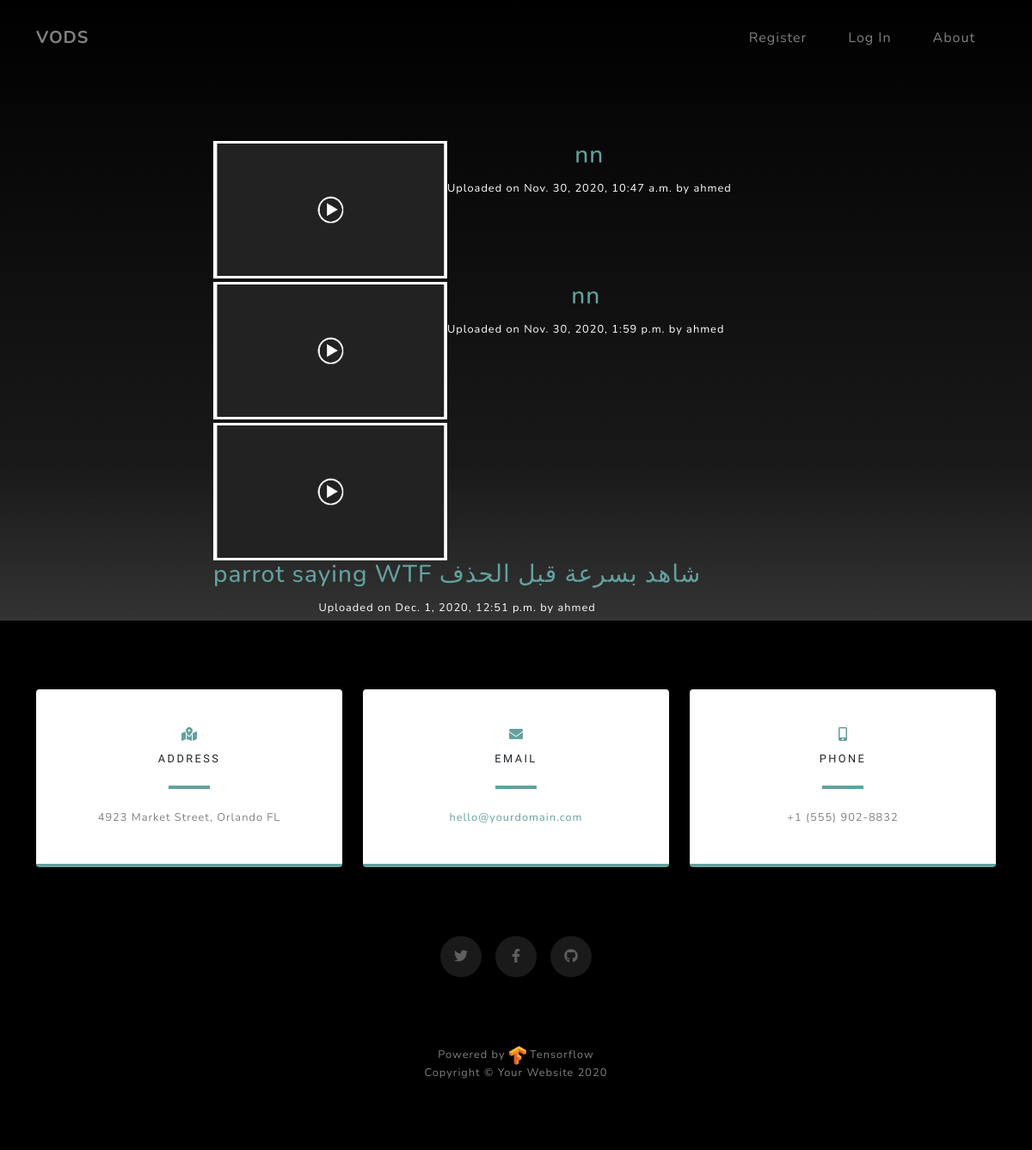
The app's page /video/, older data.
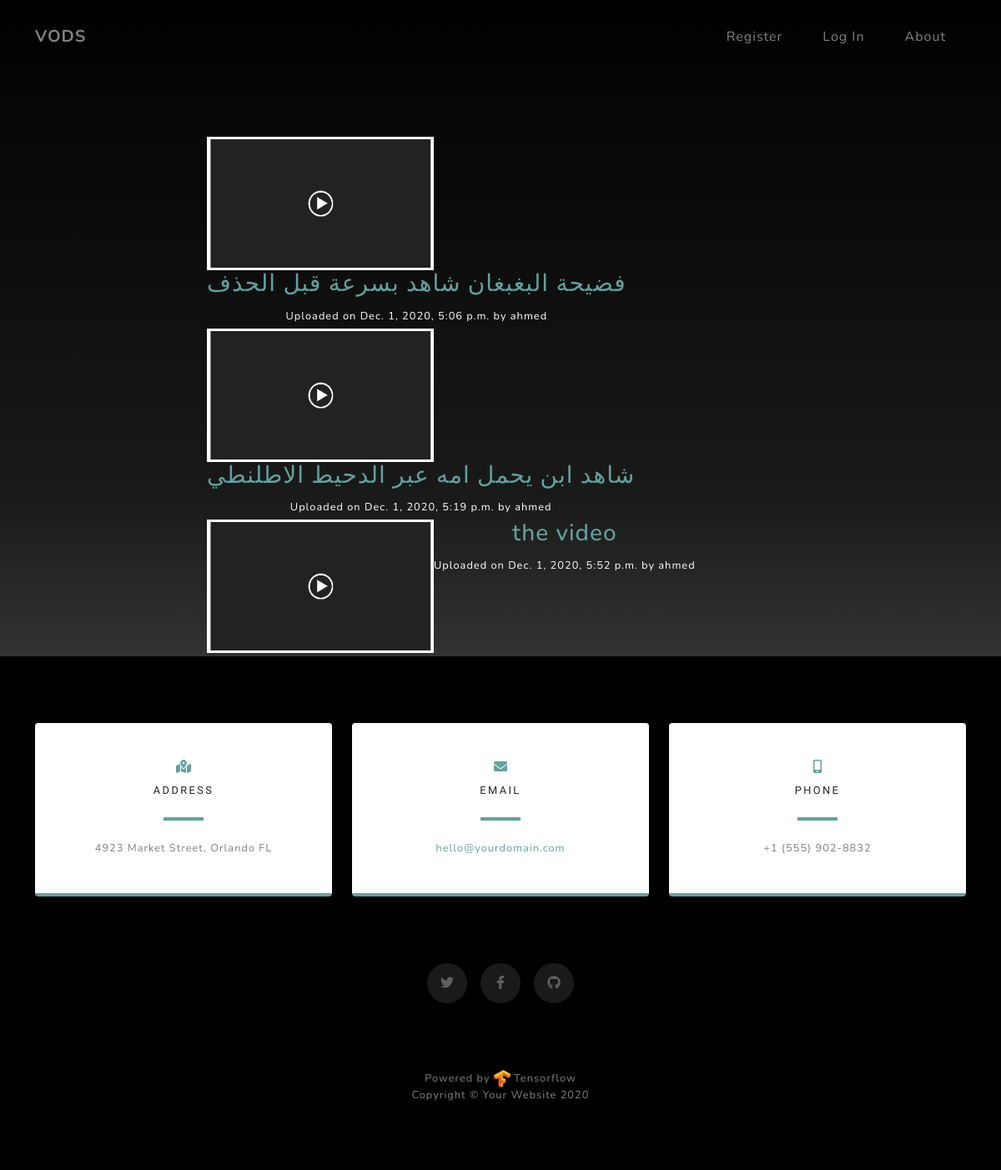
The same page, newer data.
### Videoapp/models.py (models this page shows, shortened)
class Video(models.Model):
    user = models.ForeignKey(User, on_delete = models.CASCADE)
    video = models.FileField(upload_to='Videos')
    name = models.TextField(max_length=150)
    description = models.TextField(max_length=1000)
    uploaded_at = models.DateTimeField(auto_now=True, null=True)

### Videoapp/views.py (the view)
# urls.py: path('',views.index, name= "index"),
def index(request):
    videos = Video.objects.all()
    return render(request,'Videoapp/index.html',{'videos':videos})

### Videoapp/templates/Videoapp/index.html
{% extends 'Homeapp/base.html' %}
{% load static %}
{% block content %}
<section class="about-section text-center" id="about">
    <div class="container">
        <div class="row">
            <div class="col-lg-8 mx-auto">
                <div class="container text-white">
                        {% for video in videos %}
                            <div class="row ml-1 my-1">
                                <div class="content">
                                    <a href=""><img style="width:17em; height:10em" src="{% static 'Homeapp/img/placeholder.png' %}"></a>
                                </div>
                                <div class="flex-top">
                                    <h3 ><a class=" " href="{% url 'show' video.id %}">{{video.name}}</a></h3>
                                    <small>Uploaded on {{video.uploaded_at}} by {{video.user.username}}</small>
                                </div>
                            </div>
                        {% endfor %}
                </div>
            </div>
        </div>
    </div>
</section>
{% endblock content %}

### Homeapp/templates/Homeapp/base.html (shortened to what this page needs)
{% load static %}
<!DOCTYPE html>
<html lang="en">
    <head>
        <link rel="stylesheet" href="{% static 'Homeapp/bootstrap.css' %}">
    </head>
    <body id="page-top">
        <nav class="navbar navbar-expand-lg navbar-light fixed-top" id="mainNav">
            <div class="container">
                <a class="navbar-brand js-scroll-trigger" href="{% url 'home'%}">VODS</a>
                <div class="collapse navbar-collapse" id="navbarResponsive">
                    <ul class="navbar-nav ml-auto">
                        {% if user.is_authenticated %}
                            {% if user.is_staff %}
                            <li class="nav-item"><a class="nav-link js-scroll-trigger" href="/admin">Admin</a></li>
                            {% endif %}
                        <li class="nav-item"><a class="nav-link js-scroll-trigger" href="{% url 'dashboard'  %}">{{user.username}}</a></li>
                        <li class="nav-item"><a class="nav-link js-scroll-trigger" href="{% url 'logout'  %}">Log out</a></li>
                        <li class="nav-item"><a class="nav-link js-scroll-trigger" href="{% url 'upload'  %}">Upload</a></li>
                        {% else %}
                        <li class="nav-item"><a class="nav-link js-scroll-trigger" href="{% url 'register'  %}">Register</a></li>
                        <li class="nav-item"><a class="nav-link js-scroll-trigger" href="{% url 'login'  %}">Log In</a></li>
                        {% endif %}
                        <li class="nav-item"><a class="nav-link js-scroll-trigger" href="{% url 'about'%}">About</a></li>
                    </ul>
                </div>
            </div>
        </nav>
        {% block content%}
        {% endblock content%}
        <section class="contact-section bg-black">
            <div class="container">
                <div class="row">
                    <div class="col-md-4 mb-3 mb-md-0">
                        <div class="card py-4 h-100">
                            <div class="card-body text-center">
                                <i class="fas fa-map-marked-alt text-primary mb-2"></i>
                                <h4 class="text-uppercase m-0">Address</h4>
                                <hr class="my-4" />
                                <div class="small text-black-50">4923 Market Street, Orlando FL</div>
                            </div>
                        </div>
                    </div>
                    <div class="col-md-4 mb-3 mb-md-0">
                        <div class="card py-4 h-100">
                            <div class="card-body text-center">
                                <i class="fas fa-envelope text-primary mb-2"></i>
                                <h4 class="text-uppercase m-0">Email</h4>
                                <hr class="my-4" />
                                <div class="small text-black-50"><a href="#!">hello@yourdomain.com</a></div>
                            </div>
                        </div>
                    </div>
                    <div class="col-md-4 mb-3 mb-md-0">
                        <div class="card py-4 h-100">
                            <div class="card-body text-center">
                                <i class="fas fa-mobile-alt text-primary mb-2"></i>
                                <h4 class="text-uppercase m-0">Phone</h4>
                                <hr class="my-4" />
                                <div class="small text-black-50">+1 (555) 902-8832</div>
                            </div>
                        </div>
                    </div>
                </div>
                <div class="social d-flex justify-content-center">
                    <a class="mx-2" href="#!"><i class="fab fa-twitter"></i></a>
                    <a class="mx-2" href="#!"><i class="fab fa-facebook-f"></i></a>
                    <a class="mx-2" href="#!"><i class="fab fa-github"></i></a>
                </div>
            </div>
        </section>
        <footer class="footer bg-black small text-center text-white-50">
            <div class="container">
                <div class="text-center">Powered by
                    <img src="{% static 'Homeapp/img/tf.png' %}" width="20px",height="20px"/> Tensorflow
                </div>
            </div>
            <div class="container">Copyright © Your Website 2020</div>
        </footer>
    </body>
</html>

Row changes from the older to the newer data that the page shows:
changed Video: name "nn" → "فضيحة البغبغان شاهد بسرعة قبل الحذف"; uploaded_at "Nov. 30, 2020, 10:47 a.m." → "Dec. 1, 2020, 5:06 p.m."
changed Video: name "nn" → "شاهد ابن يحمل امه عبر الدحيط الاطلنطي"; uploaded_at "Nov. 30, 2020, 1:59 p.m." → "Dec. 1, 2020, 5:19 p.m."
changed Video: name "parrot saying WTF شاهد بسرعة قبل الحذف" → "the video"; uploaded_at "Dec. 1, 2020, 12:51 p.m." → "Dec. 1, 2020, 5:52 p.m."
